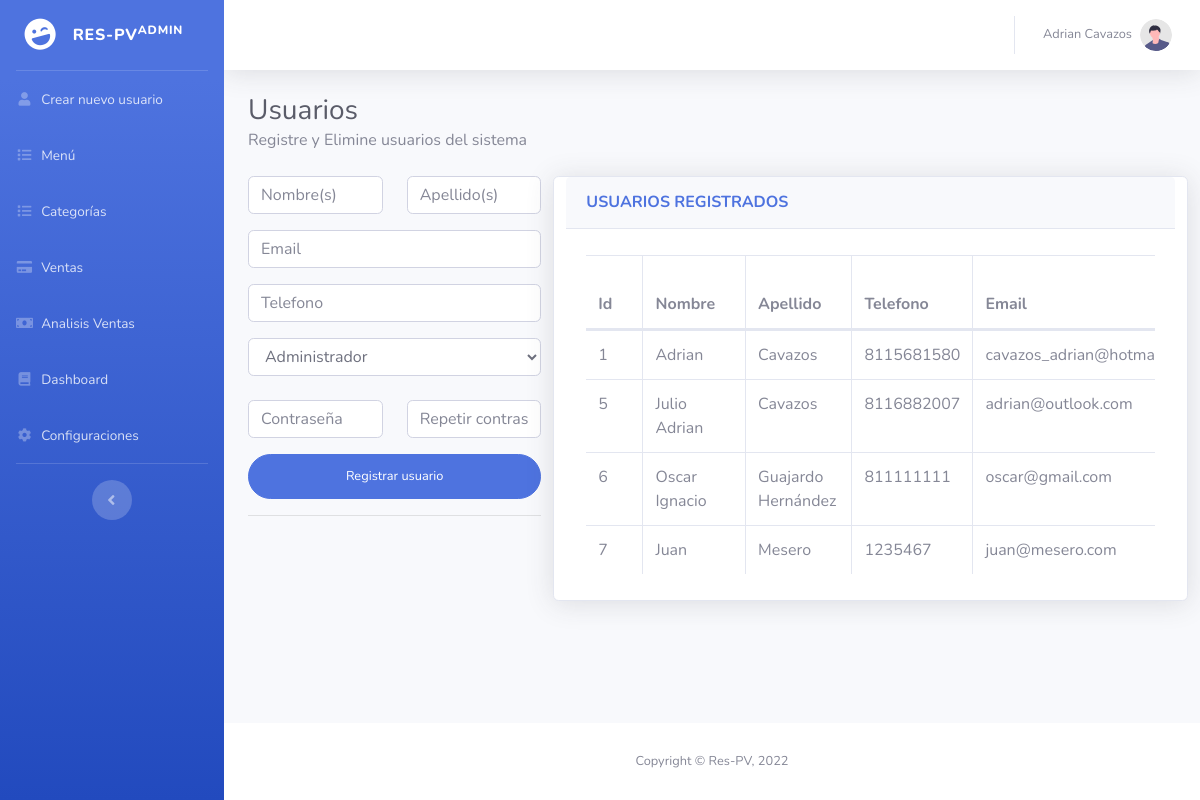
/createUser.php (signed in), run on an earlier commit of the app's database.
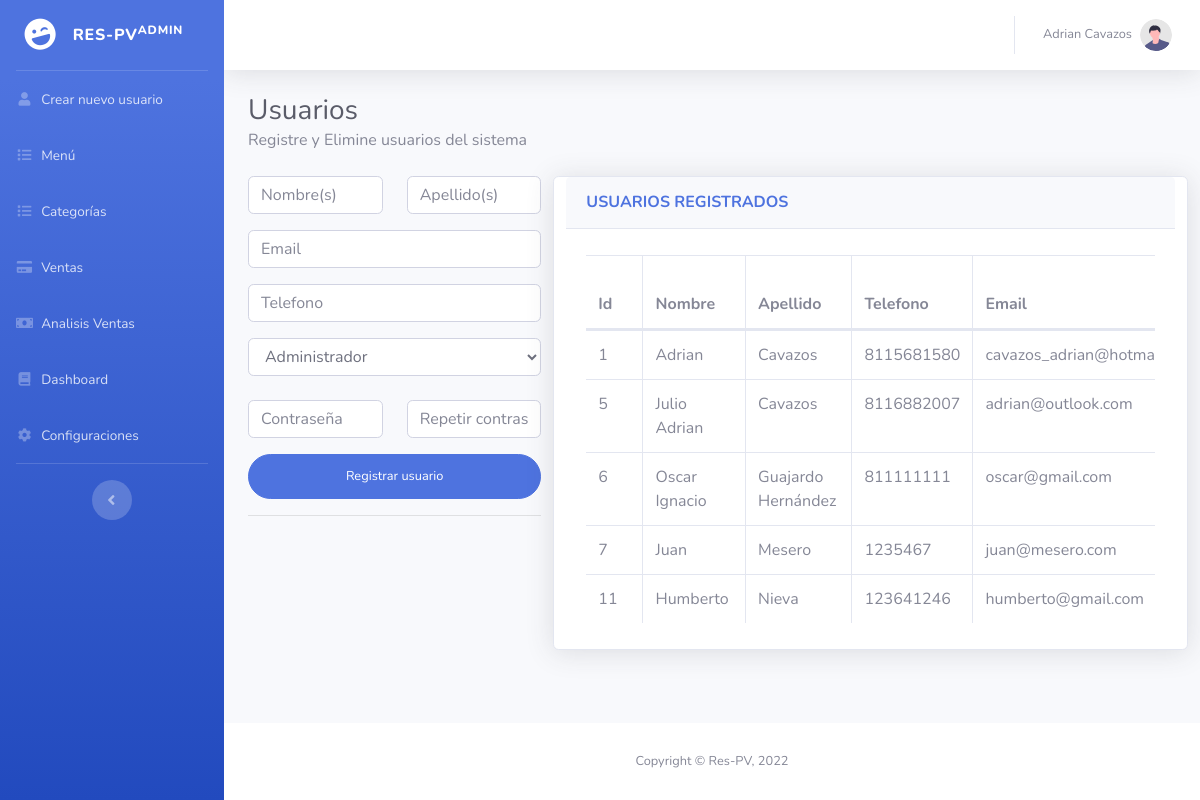
And on a later commit of the database.
### tables this page shows
CREATE TABLE `user` (
  `id_user` int(11) NOT NULL,
  `name_user` varchar(30) DEFAULT NULL,
  `lname_user` varchar(30) DEFAULT NULL,
  `phone_user` varchar(10) DEFAULT NULL,
  `email_user` varchar(40) DEFAULT NULL,
  `pass_user` varchar(20) DEFAULT NULL,
  `userType` int(11) NOT NULL
);

### db.php (called while the page is built, shortened)
<?php
    class Conexion{
        private $driver = "mysql";
        private $host = "localhost";
        private $dbname = "respv";
        private $usuario = "root";
        private $contrasena = "";
        public function __construct(){
            try {
                $db = new PDO("{$this->driver}:host={$this->host};dbname={$this->dbname}",$this->usuario,$this->contrasena);
                $db->setAttribute(PDO::ATTR_ERRMODE, PDO::ERRMODE_EXCEPTION);
                return $db;
            } catch (PDOException $e) {
                echo "Ha ocurrido un error al conectarse a la base de datos" . $e->getMessage();
            }
        }
    }
?>

### usuarios/Modelo/usuarios.php (called while the page is built, shortened)
<?php
    require_once(__DIR__.'/../../db.php');
    class Usuarios extends Conexion{
        public function __construct(){
            $this->db = parent::__construct();
        }
        public function get(){
            $rows = null;
            $statement = $this->db->prepare("SELECT * FROM user");
            $statement->execute();
            while ($result = $statement->fetch()) {
                $rows[] = $result;
            }
            return $rows;
        }
        public function getUser($Id){
            $rows = null;
            $statement = $this->db->prepare("SELECT * FROM user WHERE id_user = :Id");
            $statement->bindParam(':Id',$Id);
            $statement->execute();
            while ($result = $statement->fetch()) {
                $rows[] = $result;
            }
            return $rows;
        }
        public function getUserType($Id){
            $rows = null;
            $statement = $this->db->prepare("SELECT userType FROM user WHERE id_user = :Id");
            $statement->bindParam(':Id',$Id);
            $statement->execute();
            while($result = $statement->fetch()){
                $rows[] = $result;
            }
            return $rows[0]['userType'];
        }
    }
?>

### createUser.php (the view, shortened to what the changed rows need)
<?php
if(!empty($_SESSION["userId"])) {
    require_once('usuarios/Modelo/usuarios.php');
    $Modelo = new Usuarios();
    $tipoDeUsuario = $Modelo->getUserType($_SESSION["userId"]);
    if (!$tipoDeUsuario) {
        $_SESSION["errorMessage"] = "Invalid Credentials";
        header('Location: logout.php');
    } else {
        switch($tipoDeUsuario){
            case 1:
                $Usuario = $Modelo->getUser($_SESSION["userId"]);
                $nombreUsuario = $Usuario[0]["name_user"];
                $apellidoUsuario = $Usuario[0]["lname_user"];
            break;
        }
    }
} else {
    header('Location: logout.php');
}
?>
<!DOCTYPE html>
<html lang="en">
<head>
    <link href="vendor/fontawesome-free/css/all.min.css" rel="stylesheet" type="text/css">
    <link href="css/sb-admin-2.min.css" rel="stylesheet">
    <link href="vendor/datatables/dataTables.bootstrap4.min.css" rel="stylesheet">
</head>
<body id="page-top">
    <div id="wrapper">
        <div id="content-wrapper" class="d-flex flex-column">
            <div id="content">
                <nav class="navbar navbar-expand navbar-light bg-white topbar mb-4 static-top shadow">
                    <ul class="navbar-nav ml-auto">
                        <li class="nav-item dropdown no-arrow">
                            <a class="nav-link dropdown-toggle" href="#" id="userDropdown" role="button"
                                data-toggle="dropdown" aria-haspopup="true" aria-expanded="false">
                                <span class="mr-2 d-none d-lg-inline text-gray-600 small"><?php echo $nombreUsuario.' '.$apellidoUsuario?></span>
                                <img class="img-profile rounded-circle"
                                    src="img/undraw_profile.svg">
                            </a>
                        </li>
                    </ul>
                </nav>
                <div class="container-fluid">
                        <h1 class="h3 mb-0 text-gray-800">Usuarios </h1>
                    <div class="row">
                        <div class="card shadow mb-4 col-lg-8">
                        <div class="card-body" >
                            <div class="table-responsive">
                                <table class="table table-bordered" id="dataTable" width="100%" cellspacing="0">
                                <thead>
                                    <th>Id</th>
                                    <th>Nombre</th>
                                    <th>Apellido</th>
                                    <th>Telefono</th>
                                    <th>Email</th>
                                </thead>
                                <tbody>
                                <?php
                                    $usuarios = $Modelo->get();
                                    if($usuarios != null){
                                        foreach($usuarios as $usuario){
                                ?>
                                    <tr>
                                        <td><?php echo $usuario['id_user'];?></td>
                                        <td><?php echo $usuario['name_user'];?></td>
                                        <td><?php echo $usuario['lname_user'];?></td>
                                        <td><?php echo $usuario['phone_user'];?></td>
                                        <td><?php echo $usuario['email_user'];?></td>
                                    </tr>
                                <?php
                                        }
                                    }
                                ?>
                                </tbody>
                            </table>
                            </div>
                                </div>
                        </div>
                    </div>
                </div>
            </div>
        </div>
    </div>
</body>
</html>

What changed in the data, as far as the page shows it:
added user: id_user "11", name_user "Humberto", lname_user "Nieva", phone_user "123641246", email_user "humberto@gmail.com"
